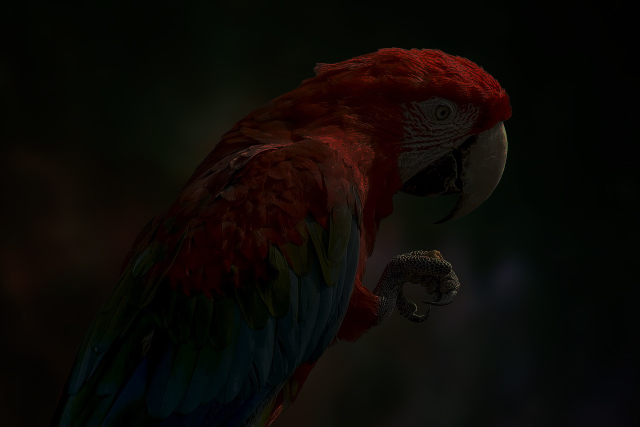
#> input picture parrot.jpg, 1280 x 853 px (shown at 1/2 size)
$ jupyter execute Histogram.ipynb
#> lines starting #> are read from the running program, lines starting #| are printed output that depends on the picture
# Ex. No: 03
## Histogram Equalization Using OpenCV (Grayscale & Color Images)

**Name :** VEDHA M  **Reg. No :** 212225230292  **Slot No :** OD1199

### Write a Python program using OpenCV to perform histogram equalization on the given grayscale image **"parrot.jpg"**.

The program should:

- Import the required libraries (**OpenCV, NumPy, Matplotlib**).
- Read the image **"parrot.jpg"** in **grayscale** format.
- Display the grayscale image and plot its histogram.
- Perform **histogram equalization** on the grayscale image using `cv2.equalizeHist()` to enhance its contrast.
- Using Matplotlib, display the following in a **2 × 2 grid layout**:
  - Original Grayscale Image
  - Histogram of Original Image
  - Enhanced (Equalized) Image
  - Histogram of Enhanced Image

[cell 1]
# Import required libraries
import cv2
import numpy as np
import matplotlib.pyplot as plt

[cell 2]
# Read the image in grayscale format
img = cv2.imread('parrot.jpg', cv2.IMREAD_GRAYSCALE)
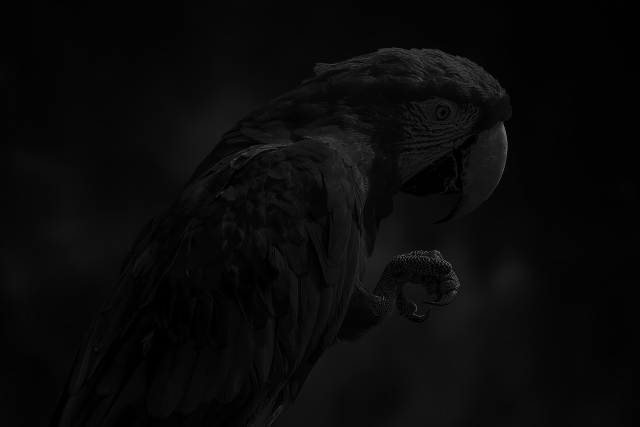
#> img: shape (853, 1280) (shown at 1/2 size); min 0, max 132, mean 9.6

[cell 3]
plt.imshow(img, cmap='gray')
plt.title('Original Image')
plt.show()

[cell 4]
# Display the images
plt.hist(img.ravel(), 256, range=[0, 256])
plt.title('Original Image')
plt.show()
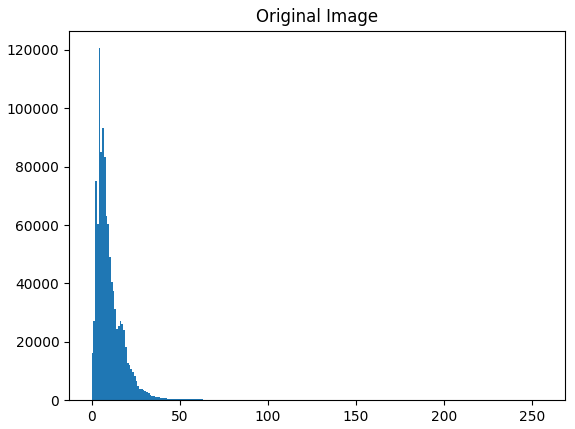
#> figure drawn by matplotlib, 1 panel; tallest bar 120586 high, from x = 4 to 5

[cell 5]
# Perform histogram equalization
img_eq = cv2.equalizeHist(img)
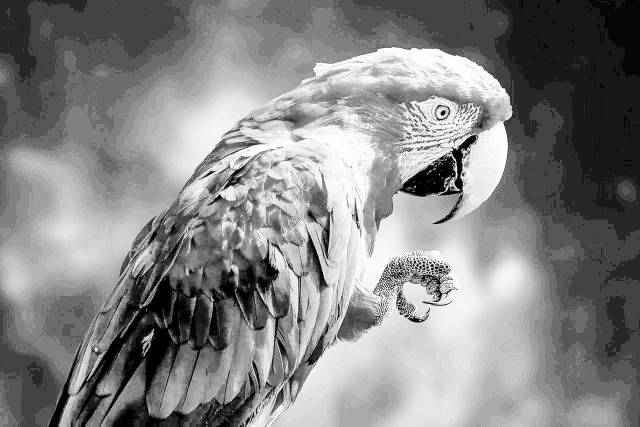
#> img_eq: shape (853, 1280) (shown at 1/2 size); min 0, max 255, mean 132.6

plt.hist(img_eq.ravel(), 256, range=[0, 256])
plt.title('Equalized Histogram')
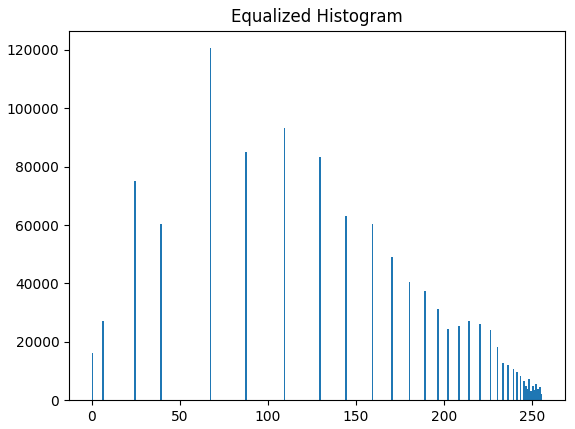
#> figure drawn by matplotlib, 1 panel; tallest bar 120586 high, from x = 67 to 68

[cell 6]
# Display [1] the Original Image (Gray Image) and its Histogram
plt.imshow(img_eq, cmap='gray')
plt.title('Enhanced Image')
plt.show()

[cell 7]
# Display [1] the Original Image (Gray Image) and its Histogram
plt.figure(figsize=(10, 8))

# Original Image
plt.subplot(2, 2, 1)
plt.imshow(img, cmap='gray')
plt.title("Original Image")
plt.axis("off")

# Original Histogram
plt.subplot(2, 2, 2)
plt.hist(img.ravel(), bins=256, range=[0, 256])
plt.title("Original Histogram")
plt.xlim([0, 256])
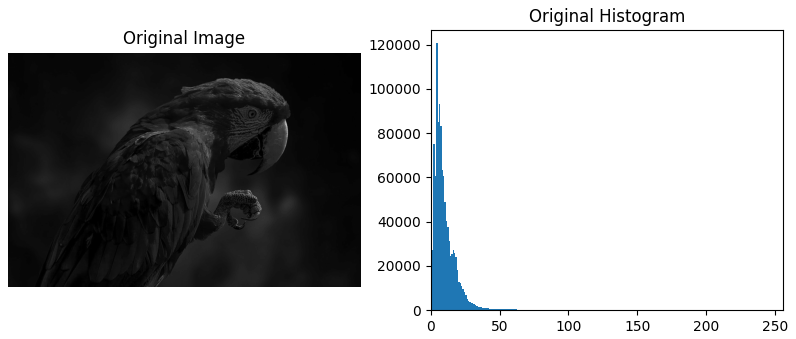
#> figure drawn by matplotlib, 2 panels; panel 2: tallest bar 120586 high, from x = 4 to 5

[cell 8]
# Equalized Image
plt.subplot(2, 2, 3)
plt.imshow(img_eq, cmap='gray')
plt.title("Equalized Image")
plt.axis("off")

# Equalized Histogram
plt.subplot(2, 2, 4)
plt.hist(img_eq.ravel(), bins=256, range=[0, 256])
plt.title("Equalized Histogram")
plt.xlim([0, 256])

plt.tight_layout()
plt.show()
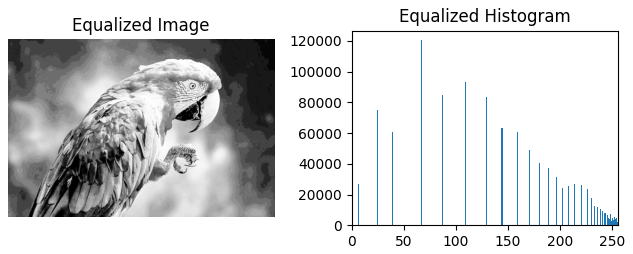
#> figure drawn by matplotlib, 2 panels; panel 2: tallest bar 120586 high, from x = 67 to 68

### Write a Python program using OpenCV to perform color image enhancement through histogram equalization in the HSV color space on the given image **"parrot.jpg"**.

The program should:

- Import the required libraries (**OpenCV, NumPy, Matplotlib**).
- Read the color image **"parrot.jpg"**.
- Plot the **histogram of the original color image** (use the **B, G, and R** channels).
- Convert the image from **BGR to HSV** color space.
- Apply **histogram equalization** to one specific channel to improve brightness and contrast using `cv2.equalizeHist()`.
- Convert the enhanced HSV image back to **BGR** format.
- Using Matplotlib, display the following in a **2 × 2 grid layout**:
  - Original Color Image
  - Histogram of Original Image (BGR channels)
  - Enhanced Color Image
  - Histogram of Enhanced Image (BGR channels)

[cell 9]
# Import required libraries
import cv2
import numpy as np
import matplotlib.pyplot as plt

[cell 10]
# Read the color given parrot.jpg image
img1 = cv2.imread('parrot.jpg', cv2.IMREAD_COLOR)
#> img1 is the input picture: shape (853, 1280, 3); mean B, G, R 5.6, 9, 12.4

plt.imshow(img1)
plt.title('Colour Image')
plt.axis("off")
plt.show()

[cell 11]
# Plot the histogram of colour image
plt.figure(figsize=(10, 5))

hist_b = cv2.calcHist([img1], [0], None, [256], [0, 256])
#> hist_b = 256 values, max 179460 at index 2, min 0 at index 83, mean 4265
hist_g = cv2.calcHist([img1], [1], None, [256], [0, 256])
#> hist_g = 256 values, max 117298 at index 5, min 0 at index 96, mean 4265
hist_r = cv2.calcHist([img1], [2], None, [256], [0, 256])
#> hist_r = 256 values, max 108411 at index 3, min 0 at index 110, mean 4265

plt.plot(hist_b, color='b', label='Blue')
plt.plot(hist_g, color='g', label='Green')
plt.plot(hist_r, color='r', label='Red')

plt.title("Histogram of Color Image")
plt.xlabel("Pixel Intensity")
plt.ylabel("Number of Pixels")
plt.xlim([0, 256])
plt.grid(alpha=0.2)
plt.legend()
plt.show()
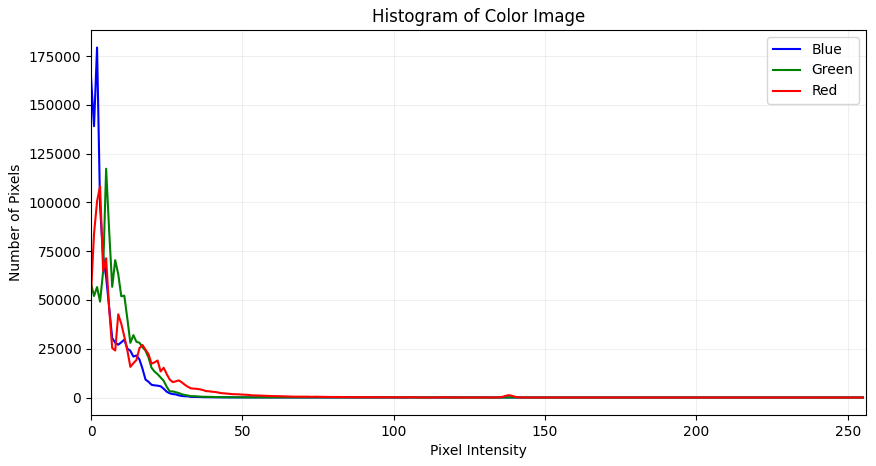
#> figure drawn by matplotlib, 1 panel; curve peaks at x = 2, y = 179460; curve peaks at x = 5, y = 117298; curve peaks at x = 3, y = 108411

[cell 12]
# Convert to HSV
img_hsv = cv2.cvtColor(img1, cv2.COLOR_BGR2HSV)
#> img_hsv: shape (853, 1280, 3); mean H, S, V 42.1, 165.9, 14.5

[cell 13]
# Perform histogram equalization
img_hsv[:, :, 2] = cv2.equalizeHist(img_hsv[:, :, 2])
#> img_hsv: shape (853, 1280, 3); mean H, S, V 42.1, 165.9, 131
plt.hist(img_eq.ravel(), 256, range=[0, 256])
plt.title('Equalized Histogram')

[cell 14]
img_eq = cv2.cvtColor(img_hsv, cv2.COLOR_HSV2BGR)
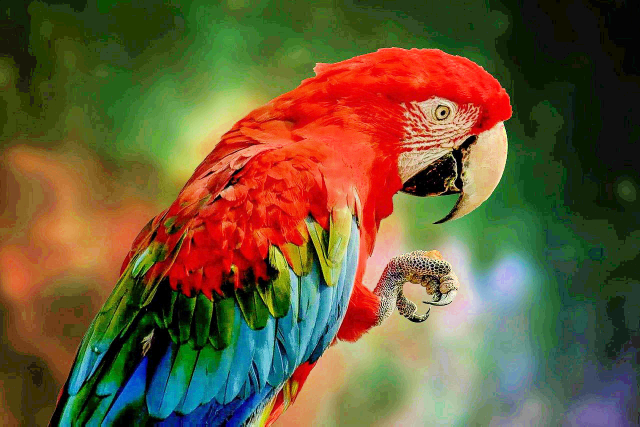
#> img_eq: shape (853, 1280, 3) (shown at 1/2 size); mean B, G, R 55.1, 90.2, 106.1

[cell 15]
plt.imshow(img_eq[:, :, ::-1])
plt.title('Equalized Image')
plt.show()

[cell 16]
# Display image and its histogram
img1 = cv2.imread("parrot.jpg")
image_rgb = cv2.cvtColor(img1, cv2.COLOR_BGR2RGB)

plt.figure(figsize=(10, 8))

# Original Image
plt.subplot(2, 2, 1)
plt.imshow(image_rgb)
plt.title("Original Colour Image")
plt.axis("off")

# Original Histogram
plt.subplot(2, 2, 2)

hist_b = cv2.calcHist([img1], [0], None, [256], [0, 256])
hist_g = cv2.calcHist([img1], [1], None, [256], [0, 256])
hist_r = cv2.calcHist([img1], [2], None, [256], [0, 256])

plt.plot(hist_b, color='b', label='Blue')
plt.plot(hist_g, color='g', label='Green')
plt.plot(hist_r, color='r', label='Red')

plt.title("Original Colour Image Histogram")
plt.xlabel("Pixel Intensity")
plt.ylabel("Number of Pixels")
plt.xlim([0, 256])
plt.legend()
plt.grid(alpha=0.2)

plt.tight_layout()
plt.show()
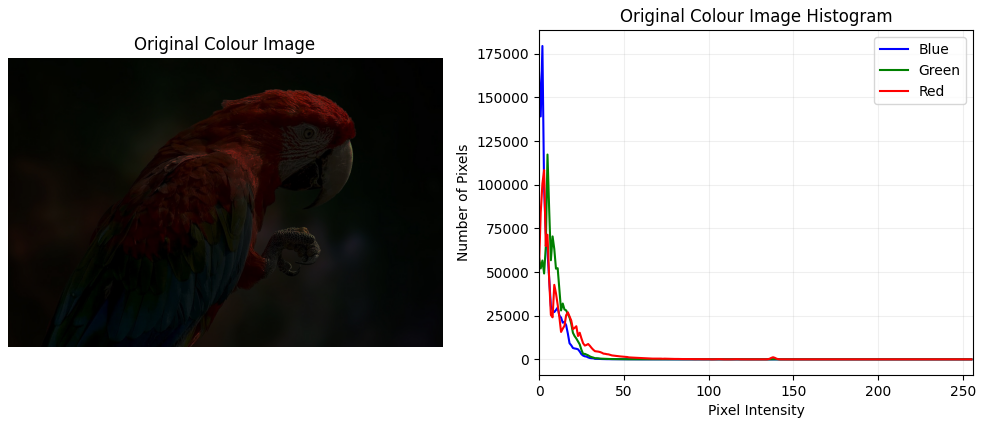
#> figure drawn by matplotlib, 2 panels; panel 2: curve peaks at x = 2, y = 179460; panel 2: curve peaks at x = 5, y = 117298; panel 2: curve peaks at x = 3, y = 108411

[cell 17]
# Equalized Image
plt.subplot(223)
plt.imshow(img_eq[:, :, ::-1])
plt.title("Equalized Image")
plt.axis("off")

# Equalized Histogram
plt.subplot(224)
plt.hist(img_eq.ravel(), bins=256, range=[0, 256])
plt.title("Equalized Histogram")
plt.xlim([0, 256])

plt.tight_layout()
plt.show()
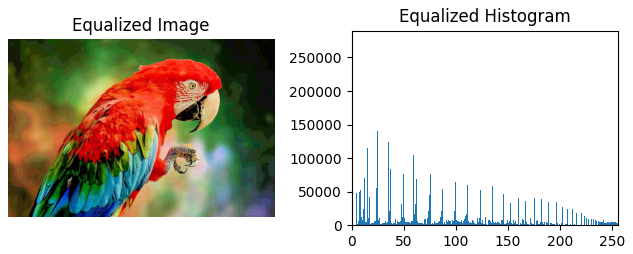
#> figure drawn by matplotlib, 2 panels; panel 2: tallest bar 275881 high, from x = 0 to 1
